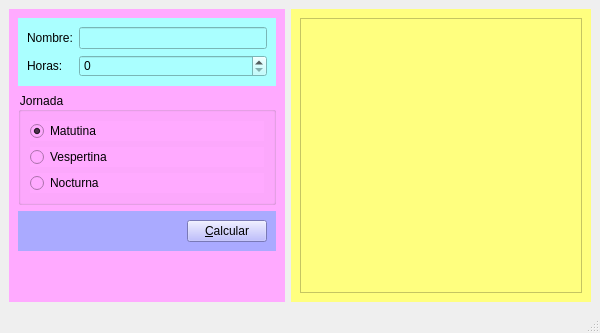
<?xml version="1.0" encoding="UTF-8"?>
<ui version="4.0">
 <class>Salarios</class>
 <widget class="QMainWindow" name="Salarios">
  <property name="geometry">
   <rect>
    <x>0</x>
    <y>0</y>
    <width>600</width>
    <height>333</height>
   </rect>
  </property>
  <property name="minimumSize">
   <size>
    <width>600</width>
    <height>0</height>
   </size>
  </property>
  <property name="windowTitle">
   <string>Salarios</string>
  </property>
  <widget class="QWidget" name="centralwidget">
   <layout class="QHBoxLayout" name="horizontalLayout_3">
    <item>
     <widget class="QWidget" name="widget" native="true">
      <property name="minimumSize">
       <size>
        <width>250</width>
        <height>0</height>
       </size>
      </property>
      <property name="maximumSize">
       <size>
        <width>300</width>
        <height>16777215</height>
       </size>
      </property>
      <property name="styleSheet">
       <string notr="true">background-color: rgb(255, 170, 255);</string>
      </property>
      <layout class="QVBoxLayout" name="verticalLayout_2">
       <item>
        <widget class="QWidget" name="widget_3" native="true">
         <property name="styleSheet">
          <string notr="true">background-color: rgb(170, 255, 255);</string>
         </property>
         <layout class="QFormLayout" name="formLayout">
          <item row="0" column="0">
           <widget class="QLabel" name="label">
            <property name="text">
             <string>Nombre:</string>
            </property>
           </widget>
          </item>
          <item row="0" column="1">
           <widget class="QLineEdit" name="inNombre"/>
          </item>
          <item row="1" column="0">
           <widget class="QLabel" name="label_2">
            <property name="text">
             <string>Horas:</string>
            </property>
           </widget>
          </item>
          <item row="1" column="1">
           <widget class="QSpinBox" name="inHoras"/>
          </item>
         </layout>
        </widget>
       </item>
       <item>
        <widget class="QGroupBox" name="groupBox">
         <property name="title">
          <string>Jornada</string>
         </property>
         <layout class="QVBoxLayout" name="verticalLayout">
          <item>
           <widget class="QRadioButton" name="inMatutina">
            <property name="text">
             <string>Matutina</string>
            </property>
            <property name="checked">
             <bool>true</bool>
            </property>
           </widget>
          </item>
          <item>
           <widget class="QRadioButton" name="inVespertina">
            <property name="text">
             <string>Vespertina</string>
            </property>
           </widget>
          </item>
          <item>
           <widget class="QRadioButton" name="inNocturna">
            <property name="text">
             <string>Nocturna</string>
            </property>
           </widget>
          </item>
         </layout>
        </widget>
       </item>
       <item>
        <widget class="QWidget" name="widget_4" native="true">
         <property name="styleSheet">
          <string notr="true">background-color: rgb(170, 170, 255);</string>
         </property>
         <layout class="QHBoxLayout" name="horizontalLayout">
          <item>
           <spacer name="horizontalSpacer">
            <property name="orientation">
             <enum>Qt::Horizontal</enum>
            </property>
            <property name="sizeHint" stdset="0">
             <size>
              <width>156</width>
              <height>20</height>
             </size>
            </property>
           </spacer>
          </item>
          <item>
           <widget class="QPushButton" name="btnCalcular">
            <property name="text">
             <string>&amp;Calcular</string>
            </property>
           </widget>
          </item>
         </layout>
        </widget>
       </item>
       <item>
        <spacer name="verticalSpacer">
         <property name="orientation">
          <enum>Qt::Vertical</enum>
         </property>
         <property name="sizeHint" stdset="0">
          <size>
           <width>20</width>
           <height>17</height>
          </size>
         </property>
        </spacer>
       </item>
      </layout>
     </widget>
    </item>
    <item>
     <widget class="QWidget" name="widget_2" native="true">
      <property name="minimumSize">
       <size>
        <width>300</width>
        <height>0</height>
       </size>
      </property>
      <property name="styleSheet">
       <string notr="true">background-color: rgb(255, 255, 127);</string>
      </property>
      <layout class="QHBoxLayout" name="horizontalLayout_2">
       <item>
        <widget class="QPlainTextEdit" name="outCalculos"/>
       </item>
      </layout>
     </widget>
    </item>
   </layout>
  </widget>
  <widget class="QMenuBar" name="menubar">
   <property name="geometry">
    <rect>
     <x>0</x>
     <y>0</y>
     <width>600</width>
     <height>22</height>
    </rect>
   </property>
  </widget>
  <widget class="QStatusBar" name="statusbar"/>
 </widget>
 <resources/>
 <connections/>
</ui>
